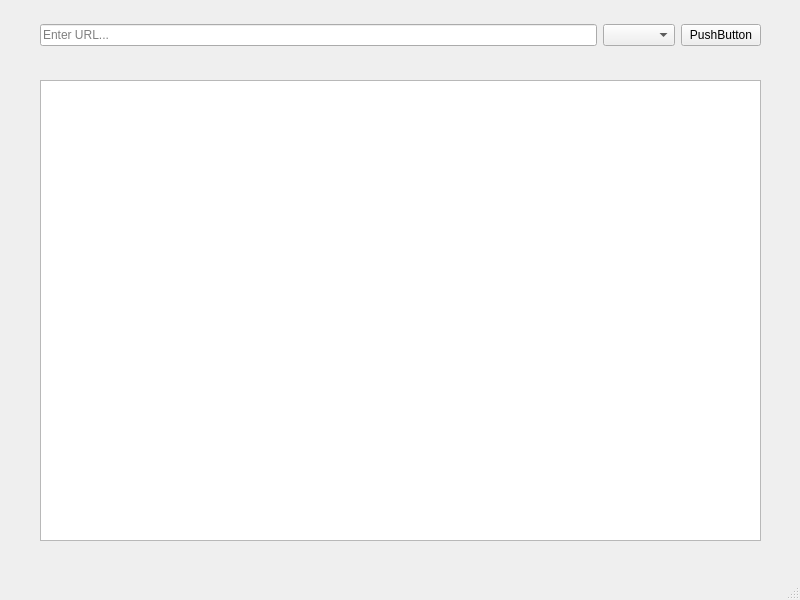
<?xml version="1.0" encoding="UTF-8"?>
<ui version="4.0">
 <class>MainWindow</class>
 <widget class="QMainWindow" name="MainWindow">
  <property name="geometry">
   <rect>
    <x>0</x>
    <y>0</y>
    <width>800</width>
    <height>600</height>
   </rect>
  </property>
  <property name="windowTitle">
   <string>MainWindow</string>
  </property>
  <widget class="QWidget" name="centralwidget">
   <widget class="QTextEdit" name="textEdit">
    <property name="geometry">
     <rect>
      <x>40</x>
      <y>80</y>
      <width>721</width>
      <height>461</height>
     </rect>
    </property>
   </widget>
   <widget class="QWidget" name="">
    <property name="geometry">
     <rect>
      <x>40</x>
      <y>10</y>
      <width>721</width>
      <height>51</height>
     </rect>
    </property>
    <layout class="QHBoxLayout" name="horizontalLayout">
     <item>
      <widget class="QLineEdit" name="lineEdit">
       <property name="placeholderText">
        <string>Enter URL...</string>
       </property>
      </widget>
     </item>
     <item>
      <widget class="QComboBox" name="comboBox"/>
     </item>
     <item>
      <widget class="QPushButton" name="pushButton">
       <property name="text">
        <string>PushButton</string>
       </property>
      </widget>
     </item>
    </layout>
    <zorder>lineEdit</zorder>
    <zorder>comboBox</zorder>
   </widget>
  </widget>
  <widget class="QMenuBar" name="menubar">
   <property name="geometry">
    <rect>
     <x>0</x>
     <y>0</y>
     <width>800</width>
     <height>25</height>
    </rect>
   </property>
  </widget>
  <widget class="QStatusBar" name="statusbar"/>
 </widget>
 <resources/>
 <connections/>
</ui>
